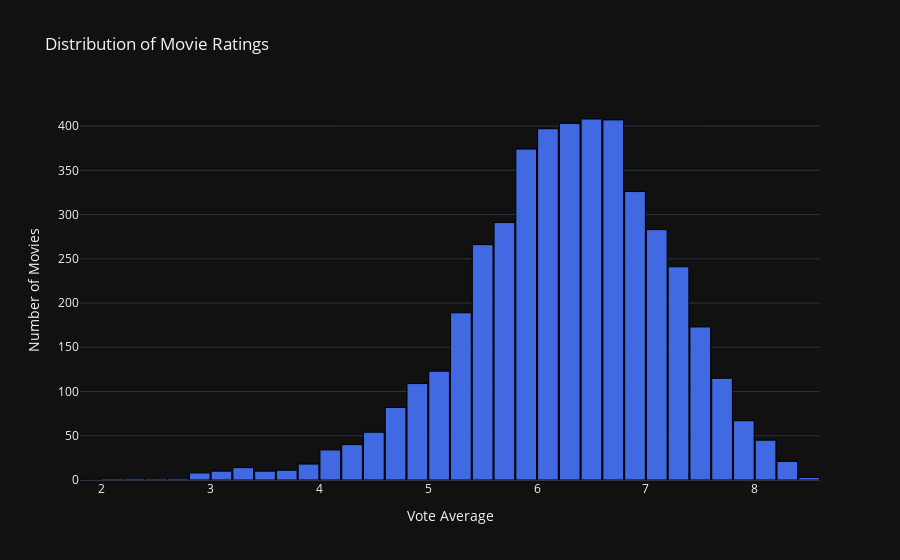

The notebook cell this image was saved under:
### Markdown cell above
### Distibution of Movie Ratings

### Code cell
# Histogram
fig = go.Figure()
fig.add_trace(go.Histogram(
    x=movies["vote_average"], 
    nbinsx=40,  # Number of bins
    marker=dict(color="royalblue", line=dict(color="black", width=1))
))

# Update layout
fig.update_layout(
    title="Distribution of Movie Ratings",
    xaxis_title="Vote Average",
    yaxis_title="Number of Movies",
    bargap=0.05,  # Small gap between bars
    template="plotly_dark"  
)

fig.show()

### Figure 1 — Plotly figure (JSON) as saved in the notebook; plotly's stock layout.template omitted (floating-point values rounded to 4 significant figures; data arrays with more than 128 entries replaced by an {"elided": "..."} marker saying what was removed)
{"data": [{"marker": {"color": "royalblue", "line": {"color": "black", "width": 1}}, "nbinsx": 40, "type": "histogram", "x": {"elided": "4527 float values"}}], "layout": {"bargap": 0.05, "title": {"text": "Distribution of Movie Ratings"}, "xaxis": {"title": {"text": "Vote Average"}}, "yaxis": {"title": {"text": "Number of Movies"}}}}
